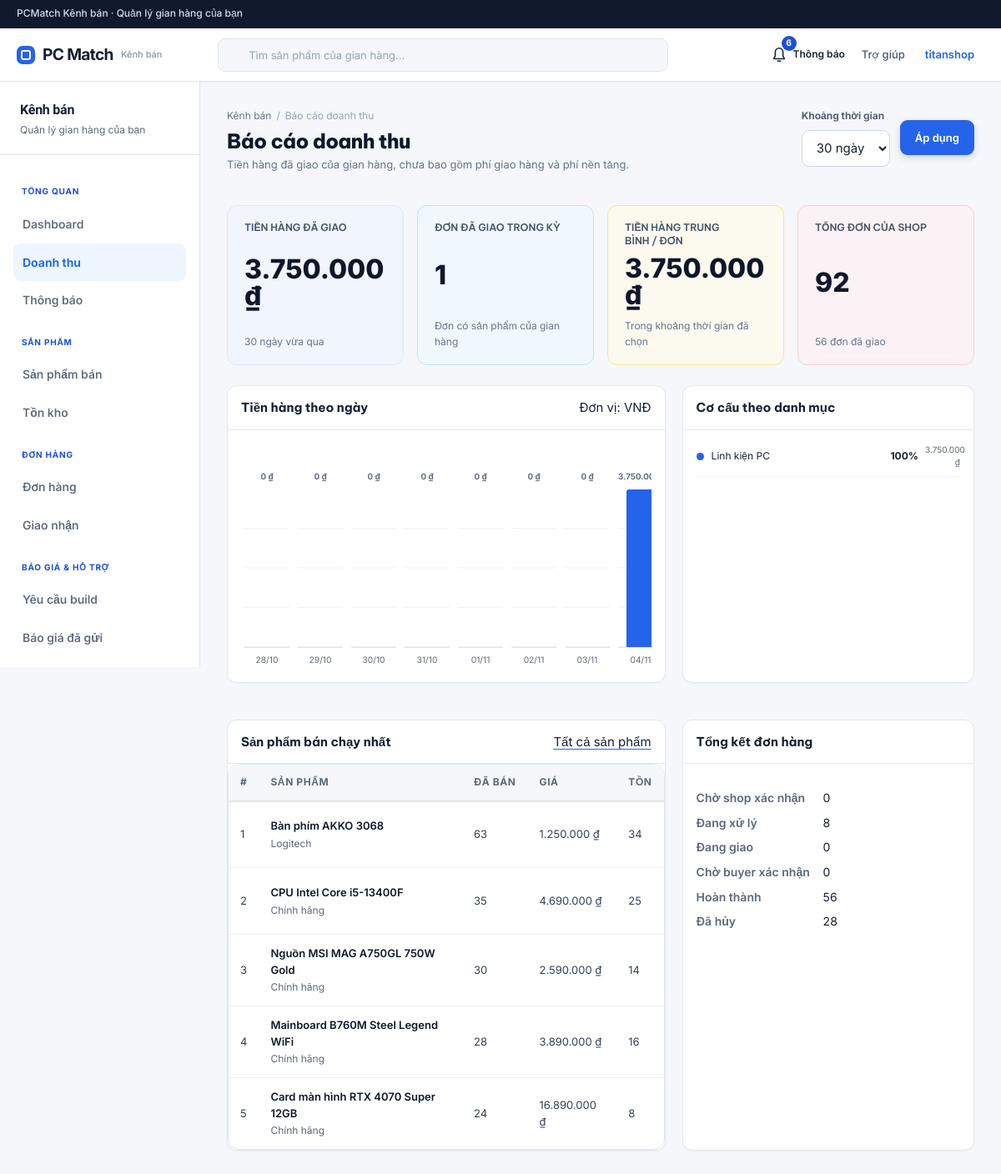
Screenshot of /shop/revenue/ (signed in) with the database file from the repository.
### shops/models.py (models this page shows, shortened)
class Shop(models.Model):
    STATUS_CHOICES = [
        ('PENDING', 'Chờ duyệt'),
        ('ACTIVE', 'Đã duyệt'),
        ('REJECTED', 'Bị từ chối'),
        ('SUSPENDED', 'Bị khóa / tạm ngưng'),
    ]
    LEGAL_ENTITY_CHOICES = [
        ('INDIVIDUAL', 'Cá nhân'),
        ('HOUSEHOLD', 'Hộ kinh doanh'),
        ('COMPANY', 'Công ty'),
    ]
    shop_id = models.BigAutoField(primary_key=True)
    owner = models.ForeignKey(settings.AUTH_USER_MODEL, on_delete=models.CASCADE, related_name='shop')
    shop_name = models.CharField(max_length=150)
    slug = models.SlugField(max_length=180, unique=True, blank=True, null=True)
    description = models.TextField(blank=True)
    logo = models.ImageField(upload_to='shop_logo/', blank=True)
    cover_image = models.ImageField(upload_to='shop_cover/', blank=True)
    business_categories = models.CharField(max_length=255, blank=True)
    phone = models.CharField(max_length=20)
    address = models.CharField(max_length=255)
    province = models.CharField(max_length=120, blank=True)
    district = models.CharField(max_length=120, blank=True)
    ward = models.CharField(max_length=120, blank=True)
    contact_email = models.EmailField(blank=True)
    contact_phone_verified = models.BooleanField(default=False)
    contact_email_verified = models.BooleanField(default=False)
    working_hours = models.CharField(max_length=255, blank=True)
    warranty_policy = models.TextField(blank=True)
    return_policy = models.TextField(blank=True)
    legal_entity_type = models.CharField(max_length=20, choices=LEGAL_ENTITY_CHOICES, blank=True)
    representative_name = models.CharField(max_length=150, blank=True)
    representative_birth_date = models.DateField(null=True, blank=True)
    id_number = models.CharField(max_length=30, blank=True)
    id_card_front = models.FileField(upload_to='shop_docs/', blank=True)
    id_card_back = models.FileField(upload_to='shop_docs/', blank=True)
    tax_number = models.CharField(max_length=50, blank=True)
    bank_name = models.CharField(max_length=120, blank=True)
    bank_account_number = models.CharField(max_length=50, blank=True)
    bank_account_holder = models.CharField(max_length=150, blank=True)
    bank_branch = models.CharField(max_length=150, blank=True)
    shipping_carriers = models.CharField(max_length=255, blank=True)
    pickup_address = models.TextField(blank=True)
    return_address = models.TextField(blank=True)
    processing_time_days = models.PositiveSmallIntegerField(default=1)
    default_shipping_fee = models.DecimalField(max_digits=12, decimal_places=2, default=0)
    status = models.CharField(max_length=20, choices=STATUS_CHOICES, default='PENDING')
    identity_verified = models.BooleanField(default=False)
    admin_note = models.TextField(blank=True)
    platform_fee_percent = models.DecimalField(max_digits=5, decimal_places=2, default=5.00)
    id_card = models.FileField(upload_to='shop_docs/', blank=True)
    business_license = models.FileField(upload_to='shop_docs/', blank=True)
    legal_submitted_at = models.DateTimeField(null=True, blank=True)
    created_at = models.DateTimeField(auto_now_add=True)
    updated_at = models.DateTimeField(auto_now=True)

### users/models.py (models this page shows, shortened)
class User(AbstractUser):
    STATUS_CHOICES = [
        ('ACTIVE', 'Active'),
        ('INACTIVE', 'Inactive'),
        ('LOCKED', 'Locked'),
    ]
    ROLE_CHOICES = [
        ('CUSTOMER', 'Customer'),
        ('BUYER', 'Buyer'),
        ('SELLER', 'Seller'),
        ('ADMIN', 'Admin'),
    ]
    full_name = models.CharField(max_length=100)
    email = models.EmailField(unique=True)
    phone = models.CharField(max_length=20, blank=True)
    avatar = models.ImageField(upload_to='avatar/', blank=True)
    role = models.CharField(max_length=20, choices=ROLE_CHOICES, default='CUSTOMER')
    status = models.CharField(max_length=20, choices=STATUS_CHOICES, default='ACTIVE')
    email_verified = models.BooleanField(default=False)
    phone_verified = models.BooleanField(default=False)
    two_factor_enabled = models.BooleanField(
        default=False,
        help_text='Bật để yêu cầu mã OTP khi đăng nhập khu vực quản trị.',
    )
    created_at = models.DateTimeField(auto_now_add=True)
    updated_at = models.DateTimeField(auto_now=True)

### products/models.py (models this page shows, shortened)
class Category(models.Model):
    category_id = models.BigAutoField(primary_key=True)
    parent = models.ForeignKey('self', on_delete=models.SET_NULL, null=True, blank=True, related_name='children')
    category_name = models.CharField(max_length=100)
    description = models.TextField(blank=True)
    status = models.BooleanField(default=True)

class Product(models.Model):
    STATUS_CHOICES = [
        ('ACTIVE', 'Active'),
        ('INACTIVE', 'Inactive'),
        ('OUT_OF_STOCK', 'Out of stock'),
    ]
    product_id = models.BigAutoField(primary_key=True)
    shop = models.ForeignKey(Shop, on_delete=models.CASCADE, related_name='products')
    category = models.ForeignKey(Category, on_delete=models.CASCADE, related_name='products')
    brand = models.ForeignKey(Brand, on_delete=models.SET_NULL, null=True, blank=True, related_name='products')
    product_name = models.CharField(max_length=255)
    slug = models.SlugField(max_length=255, unique=True)
    description = models.TextField(blank=True)
    price = models.DecimalField(max_digits=15, decimal_places=2)
    stock_quantity = models.IntegerField(default=0)
    sold_quantity = models.IntegerField(default=0)
    thumbnail = models.ImageField(upload_to='product_thumbnail/', blank=True)
    status = models.CharField(max_length=20, choices=STATUS_CHOICES, default='ACTIVE')
    created_at = models.DateTimeField(auto_now_add=True)
    updated_at = models.DateTimeField(auto_now=True)

class Brand(models.Model):
    brand_id = models.BigAutoField(primary_key=True)
    brand_name = models.CharField(max_length=100, unique=True)
    description = models.TextField(blank=True)
    logo = models.ImageField(upload_to='brand_logo/', blank=True)

### templates/shop/revenue.html (shortened to what this page needs)
{% extends 'includes/shop/base.html' %}
{% load shop_display %}
{% block content %}
    <section class="sa-page-heading">
        <div>
            <div class="sa-breadcrumbs">
                <a href="{% url 'shop_dashboard' %}">
                    Kênh bán
                </a>
                <span>
                /
            </span>
                <span>
                Báo cáo doanh thu
            </span>
            </div>
            <h1>
                Báo cáo doanh thu
            </h1>
            <p>
                Tiền hàng đã giao của gian hàng, chưa bao gồm phí giao hàng và phí nền tảng.
            </p>
        </div>
        <div class="sa-page-actions">
            <form method="get" class="cluster" action="{% url 'shop_revenue' %}">
                <label class="field">
                <span>
                    Khoảng thời gian
                </span>
                    <select name="period">
                        <option value="30" {% if period == '30' %}selected{% endif %}>
                            30 ngày
                        </option>
                    </select>
                </label>
                <button class="btn btn--primary" type="submit">
                    Áp dụng
                </button>
            </form>
        </div>
    </section>
    <section class="sa-kpi-grid">
        <article class="sa-kpi-card sa-kpi-card--blue">
            <h2>
                TIỀN HÀNG ĐÃ GIAO
            </h2>
            <div class="sa-kpi-value">
                <strong>
                    {{ revenue.total|vnd }}
                </strong>
            </div>
            <p>
                {{ period }} ngày vừa qua
            </p>
        </article>
        <article class="sa-kpi-card sa-kpi-card--sky">
            <h2>
                ĐƠN ĐÃ GIAO TRONG KỲ
            </h2>
            <div class="sa-kpi-value">
                <strong>
                    {{ revenue.count }}
                </strong>
            </div>
            <p>
                Đơn có sản phẩm của gian hàng
            </p>
        </article>
        <article class="sa-kpi-card sa-kpi-card--amber">
            <h2>
                TIỀN HÀNG TRUNG BÌNH / ĐƠN
            </h2>
            <div class="sa-kpi-value">
                <strong>
                    {{ revenue.average|vnd }}
                </strong>
            </div>
            <p>
                Trong khoảng thời gian đã chọn
            </p>
        </article>
        <article class="sa-kpi-card sa-kpi-card--rose">
            <h2>
                TỔNG ĐƠN CỦA SHOP
            </h2>
            <div class="sa-kpi-value">
                <strong>
                    {{ order_total }}
                </strong>
            </div>
            <p>
                {{ order_delivered }} đơn đã giao
            </p>
        </article>
    </section>
    <div class="shop-report-grid shop-report-grid--wide">
        <section class="sa-table-card">
            <div class="sa-table-toolbar">
                <h2>
                    Tiền hàng theo ngày
                </h2>
                <span>
                Đơn vị: VNĐ
            </span>
            </div>
            <div style="padding:16px">
                {% include 'includes/shop/revenue_chart.html' %}
            </div>
        </section>
        <section class="sa-table-card">
            <div class="sa-table-toolbar">
                <h2>
                    Cơ cấu theo danh mục
                </h2>
            </div>
            <div class="shop-revenue-legend" style="padding:16px">
                {% for category in revenue.categories %}
                    <div>
                        <i aria-hidden="true" style="background:#2563eb"></i>
                        <span>
                    {{ category.name }}
                </span>
                        <strong>
                            {{ category.percent }}%
                        </strong>
                        <small>
                            {{ category.amount|vnd }}
                        </small>
                    </div>
                {% empty %}
                    <p>
                        Chưa có doanh thu trong khoảng thời gian này.
                    </p>
                {% endfor %}
            </div>
        </section>
    </div>
    <div class="shop-report-grid shop-report-grid--wide">
        <section class="sa-table-card">
            <div class="sa-table-toolbar">
                <h2>
                    Sản phẩm bán chạy nhất
                </h2>
                <a href="{% url 'shop_offers' %}">
                    Tất cả sản phẩm
                </a>
            </div>
            <div class="table-scroll">
                <table style="min-width:0">
                    <thead>
                    <tr>
                        <th>
                            #
                        </th>
                        <th>
                            SẢN PHẨM
                        </th>
                        <th>
                            ĐÃ BÁN
                        </th>
                        <th>
                            GIÁ
                        </th>
                        <th>
                            TỒN
                        </th>
                    </tr>
                    </thead>
                    <tbody>
                    {% for product in top_products %}
                        <tr>
                            <td>
                                {{ forloop.counter }}
                            </td>
                            <td>
                                <strong>
                                    {{ product.product_name }}
                                </strong>
                                <small>
                                    {{ product.brand.brand_name }}
                                </small>
                            </td>
                            <td>
                                {{ product.sold_quantity }}
                            </td>
                            <td>
                                {{ product.price|vnd }}
                            </td>
                            <td>
                                {{ product.stock_quantity }}
                            </td>
                        </tr>
                    {% empty %}
                        <tr>
                            <td colspan="5">
                                Chưa có dữ liệu sản phẩm.
                            </td>
                        </tr>
                    {% endfor %}
                    </tbody>
                </table>
            </div>
        </section>
        <section class="sa-table-card">
            <div class="sa-table-toolbar">
                <h2>
                    Tổng kết đơn hàng
                </h2>
            </div>
            <dl class="info-dl" style="padding:16px">
                {% for item in order_statuses %}
                    <dt>
                        {{ item.label }}
                    </dt>
                    <dd>
                        {{ item.count }}
                    </dd>
                {% endfor %}
            </dl>
        </section>
    </div>
{% endblock %}

### templates/includes/shop/header.html (shortened to what this page needs)
<header class="sa-topbar" id="shop-topbar">
    <a class="sa-logo" href="{% url 'home' %}">
        <i class="sa-logo__mark">
        </i>
        <span>
            PC Match
        </span>
        <em>
            Kênh bán
        </em>
    </a>
    <form class="sa-search" method="get" action="{% url 'shop_offers' %}">
        <input id="shop-search" name="q" value="{{ q }}" placeholder="Tìm sản phẩm của gian hàng...">
    </form>
    {% if request.user.is_authenticated %}
        <div class="sa-topbar__right">
            <div class="sa-notification">
                <a href="{% url 'shop_notifications' %}"
                   aria-label="Thông báo{% if notification_count %}, {{ notification_count }} chưa đọc{% endif %}">
                    <svg width="22" height="22" viewBox="0 0 24 24" fill="none" stroke="currentColor" stroke-width="1.7"
                         stroke-linecap="round" stroke-linejoin="round" aria-hidden="true">
                        <path d="M5 17h14l-2-4V8a5 5 0 0 0-10 0v5l-2 4Zm5 3h4"/>
                    </svg>
                    <span>Thông báo</span>
                    {% if notification_count %}<b>{% if notification_count > 99 %}99+{% else %}
                        {{ notification_count }}{% endif %}</b>{% endif %}
                </a>
            </div>
            <a class="sa-topbar-help" href="{% url 'buyer_help' %}">
                Trợ giúp
            </a>
            <details class="sa-user-dropdown" id="shop-user-dropdown">
                <summary class="sa-user-btn" id="shop-user-btn">
                    {{ shop.shop_name|default:request.user.full_name|default:request.user.username }}
                </summary>
            </details>
        </div>
    {% else %}
        <a class="btn btn--secondary" href="{% url 'auth_login' %}?next={{ request.get_full_path|urlencode }}">
            Đăng nhập
        </a>
    {% endif %}
</header>

### rows the page displays
Shop: shop_name "titanshop"
Category: name "Linh kiện PC"
Product: product_name "Bàn phím AKKO 3068", brand.brand_name "Logitech", sold_quantity "63", price|vnd "1.250.000 ₫", stock_quantity "34"
Product: product_name "CPU Intel Core i5-13400F", brand.brand_name "Chính hãng", sold_quantity "35", price|vnd "4.690.000 ₫", stock_quantity "25"
Product: product_name "Nguồn MSI MAG A750GL 750W Gold", brand.brand_name "Chính hãng", sold_quantity "30", price|vnd "2.590.000 ₫", stock_quantity "14"
Product: product_name "Mainboard B760M Steel Legend WiFi", brand.brand_name "Chính hãng", sold_quantity "28", price|vnd "3.890.000 ₫", stock_quantity "16"
Product: product_name "Card màn hình RTX 4070 Super 12GB", brand.brand_name "Chính hãng", sold_quantity "24", price|vnd "16.890.000 ₫", stock_quantity "8"

### other values shown
{{ notification_count }} "6"
{{ revenue.total|vnd }} "3.750.000 ₫"
{{ period }} "30"
{{ revenue.count }} "1"
{{ revenue.average|vnd }} "3.750.000 ₫"
{{ order_total }} "92"
{{ order_delivered }} "56"
{{ day.amount|vnd }} "0 ₫" "0 ₫" "0 ₫" "0 ₫" "0 ₫" "0 ₫" "0 ₫" "3.750.00…"
{{ day.date|date:'d/m' }} "28/10" "29/10" "30/10" "31/10" "01/11" "02/11" "03/11" "04/11"
{{ category.percent }} "100"
{{ category.amount|vnd }} "3.750.000 ₫"
{{ item.label }} "Chờ shop xác nhận" "Đang xử lý" "Đang giao" "Chờ buyer xác nhận" "Hoàn thành" "Đã hủy"
{{ item.count }} "0" "8" "0" "0" "56" "28"
